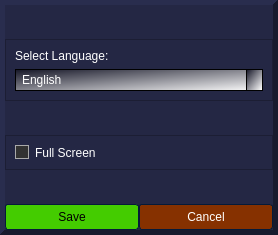
<?xml version="1.0" encoding="UTF-8"?>
<ui version="4.0">
 <class>SettingsWindow</class>
 <widget class="QDialog" name="SettingsWindow">
  <property name="geometry">
   <rect>
    <x>0</x>
    <y>0</y>
    <width>278</width>
    <height>235</height>
   </rect>
  </property>
  <property name="windowTitle">
   <string>Dialog</string>
  </property>
  <property name="styleSheet">
   <string notr="true">/*Copyright (c) DevSec Studio. All rights reserved.

MIT License

Permission is hereby granted, free of charge, to any person obtaining a copy
of this software and associated documentation files (the &quot;Software&quot;), to deal
in the Software without restriction, including without limitation the rights
to use, copy, modify, merge, publish, distribute, sublicense, and/or sell
copies of the Software, and to permit persons to whom the Software is
furnished to do so, subject to the following conditions:

The above copyright notice and this permission notice shall be included in all
copies or substantial portions of the Software.

THE SOFTWARE IS PROVIDED *AS IS*, WITHOUT WARRANTY OF ANY KIND, EXPRESS OR
IMPLIED, INCLUDING BUT NOT LIMITED TO THE WARRANTIES OF MERCHANTABILITY,
FITNESS FOR A PARTICULAR PURPOSE AND NONINFRINGEMENT. IN NO EVENT SHALL THE
AUTHORS OR COPYRIGHT HOLDERS BE LIABLE FOR ANY CLAIM, DAMAGES OR OTHER
LIABILITY, WHETHER IN AN ACTION OF CONTRACT, TORT OR OTHERWISE, ARISING FROM,
OUT OF OR IN CONNECTION WITH THE SOFTWARE OR THE USE OR OTHER DEALINGS IN THE SOFTWARE.
*/

/*-----QWidget-----*/
QWidget
{
	
	background-color: rgb(36, 39, 68);
	color: #fff;
	selection-background-color: rgb(0, 255, 127);
	selection-color: #000;

}


/*-----QLabel-----*/
QLabel
{
	background-color: transparent;
	color: #fff;

}


/*-----QMenuBar-----*/
QMenuBar 
{
	background-color: qlineargradient(spread:repeat, x1:1, y1:0, x2:1, y2:1, stop:0 rgba(57, 57, 57, 255),stop:1 rgba(50, 50, 50, 255));
	border: 1px solid #000;
	color: #fff;

}


QMenuBar::item 
{
	background-color: transparent;

}


QMenuBar::item:selected 
{
	background-color: rgba(183, 134, 32, 20%);
	border: 1px solid #b78620;
	color: #fff;

}


QMenuBar::item:pressed 
{
	background-color: rgb(183, 134, 32);
	border: 1px solid #b78620;
	color: #fff;

}


/*-----QMenu-----*/
QMenu
{
    background-color: qlineargradient(spread:repeat, x1:1, y1:0, x2:1, y2:1, stop:0 rgba(57, 57, 57, 255),stop:1 rgba(50, 50, 50, 255));
    border: 1px solid #222;
    padding: 4px;
	color: #fff;

}


QMenu::item
{
    background-color: transparent;
    padding: 2px 20px 2px 20px;

}


QMenu::separator
{
   	background-color: rgb(183, 134, 32);
	height: 1px;

}


QMenu::item:disabled
{
    color: #555;
    background-color: transparent;
    padding: 2px 20px 2px 20px;

}


QMenu::item:selected
{
	background-color: rgba(183, 134, 32, 20%);
	border: 1px solid #b78620;
	color: #fff;

}


/*-----QToolBar-----*/
QToolBar
{
	background-color: qlineargradient(spread:repeat, x1:1, y1:0, x2:1, y2:1, stop:0 rgba(69, 69, 69, 255),stop:1 rgba(58, 58, 58, 255));
	border-top: none;
	border-bottom: 1px solid #4f4f4f;
	border-left: 1px solid #4f4f4f;
	border-right: 1px solid #4f4f4f;

}


QToolBar::separator
{
	background-color: #2e2e2e;
	width: 1px;

}


/*-----QToolButton-----*/
QToolButton 
{
	background-color: transparent;
	color: #fff;
	padding: 5px;
	padding-left: 8px;
	padding-right: 8px;
	margin-left: 1px;
}


QToolButton:hover
{
	background-color: rgba(183, 134, 32, 20%);
	border: 1px solid #b78620;
	color: #fff;
	
}


QToolButton:pressed
{
	background-color: qlineargradient(spread:repeat, x1:1, y1:0, x2:1, y2:1, stop:0 rgba(57, 57, 57, 255),stop:1 rgba(50, 50, 50, 255));
	border: 1px solid #b78620;

}


QToolButton:checked
{
	background-color: qlineargradient(spread:repeat, x1:1, y1:0, x2:1, y2:1, stop:0 rgba(57, 57, 57, 255),stop:1 rgba(50, 50, 50, 255));
	border: 1px solid #222;
}


/*-----QPushButton-----*/
QPushButton
{
	background-color: qlineargradient(spread:repeat, x1:1, y1:0, x2:1, y2:1, stop:0 rgba(84, 84, 84, 255),stop:1 rgba(59, 59, 59, 255));
	color: #ffffff;
	min-width: 80px;
	border-style: solid;
	border-width: 1px;
	border-radius: 3px;
	border-color: #051a39;
	padding: 5px;

}


QPushButton::flat
{
	background-color: rgb(24, 25, 45);
	color:white;
}


QPushButton::disabled
{
	background-color: #404040;
	color: #656565;
	border-color: #051a39;

}


QPushButton::hover
{
	background-color: rgb(0, 85, 255, 10%);
	border: 1px solid  rgb(0, 85, 255);

}


QPushButton::pressed
{
	background-color: qlineargradient(spread:pad, x1:0.489, y1:0, x2:0.494, y2:1, stop:0.102273 rgba(0, 0, 0, 255), stop:0.880682 rgba(9, 31, 198, 167));
	border: 1px solid #b78620;

}


QPushButton::checked
{
	background-color: qlineargradient(spread:repeat, x1:1, y1:0, x2:1, y2:1, stop:0 rgba(74, 74, 74, 255),stop:1 rgba(49, 49, 49, 255));
	border: 1px solid #222;

}


/*-----QLineEdit-----*/
QLineEdit
{
	background-color: rgb(15, 16, 29);
	color : #eee;
	border: 1px solid rgb(0, 0, 0);;
	border-radius: 2px;

}


/*-----QPlainTExtEdit-----*/
QPlainTextEdit
{
	background-color: #131313;
	color : #eee;
	border: 1px solid #343434;
	border-radius: 2px;
	padding: 3px;
	padding-left: 5px;

}


/*-----QTabBar-----*/
QTabBar::tab
{
	background-color: qlineargradient(spread:repeat, x1:1, y1:0, x2:1, y2:1, stop:0 rgba(84, 84, 84, 255),stop:1 rgba(59, 59, 59, 255));
	color: #ffffff;
	border-style: solid;
	border-width: 1px;
	border-color: #666;
	border-bottom: none;
	padding: 5px;
	padding-left: 15px;
	padding-right: 15px;

}


QTabWidget::pane 
{
	background-color: red;
	border: 1px solid #666;
	top: 1px;

}


QTabBar::tab:last
{
	margin-right: 0; 

}


QTabBar::tab:first:!selected
{
	background-color: #0c0c0d;
	margin-left: 0px;

}


QTabBar::tab:!selected
{
	color: #b1b1b1;
	border-bottom-style: solid;
	background-color: #0c0c0d;

}


QTabBar::tab:selected
{
	margin-bottom: 0px;

}


QTabBar::tab:!selected:hover
{
	border-top-color: #b78620;

}


/*-----QComboBox-----*/
QComboBox
{
	background-color: qlineargradient(spread:pad, x1:0, y1:0, x2:1, y2:1, stop:0 rgba(18, 19, 36, 255), stop:1 rgba(255, 255, 255, 255));
    border: 1px solid #000;
    padding-left: 6px;
    color: #ffffff;
    height: 20px;

}


QComboBox::disabled
{
	background-color: #404040;
	color: #656565;
	border-color: #051a39;

}


QComboBox:on
{
    background-color: #b78620;
	color: #000;

}


QComboBox QAbstractItemView
{
    
	background-color: rgb(89, 90, 102);
    color: #ffffff;
    border: 1px solid black;
    selection-background-color: #b78620;
    outline: 0;

}


QComboBox::drop-down
{
	background-color: qlineargradient(spread:pad, x1:0, y1:0, x2:1, y2:1, stop:0 rgba(18, 19, 36, 255), stop:1 rgba(255, 255, 255, 255));
    subcontrol-origin: padding;
    subcontrol-position: top right;
    width: 15px;
    border-left-width: 1px;
    border-left-color: black;
    border-left-style: solid; 

}


QComboBox::down-arrow
{
    image: url(://arrow-down.png);
    width: 8px;
    height: 8px;
}


/*-----QSpinBox &amp; QDateTimeEdit-----*/
QSpinBox,
QDateTimeEdit 
{
    background-color: #131313;
	color : #eee;
	border: 1px solid #343434;
	padding: 3px;
	padding-left: 5px;
    border-radius : 2px;

}


QSpinBox::up-button, 
QDateTimeEdit::up-button
{
	border-top-right-radius:2px;
	background-color: #777777;
    width: 16px; 
    border-width: 1px;

}


QSpinBox::up-button:hover, 
QDateTimeEdit::up-button:hover
{
	background-color: #585858;

}


QSpinBox::up-button:pressed, 
QDateTimeEdit::up-button:pressed
{
	background-color: #252525;
    width: 16px; 
    border-width: 1px;

}


QSpinBox::up-arrow,
QDateTimeEdit::up-arrow
{
    image: url(://arrow-up.png);
    width: 7px;
    height: 7px;

}


QSpinBox::down-button, 
QDateTimeEdit::down-button
{
	border-bottom-right-radius:2px;
	background-color: #777777;
    width: 16px; 
    border-width: 1px;

}


QSpinBox::down-button:hover, 
QDateTimeEdit::down-button:hover
{
	background-color: #585858;

}


QSpinBox::down-button:pressed, 
QDateTimeEdit::down-button:pressed
{
	background-color: #252525;
    width: 16px; 
    border-width: 1px;

}


QSpinBox::down-arrow,
QDateTimeEdit::down-arrow
{
    image: url(://arrow-down.png);
    width: 7px;
    height: 7px;

}


/*-----QGroupBox-----*/
QGroupBox 
{
    border: 1px solid;
    border-color: #666666;
	border-radius: 5px;
    margin-top: 20px;

}


QGroupBox::title  
{
    background-color: transparent;
    color: #eee;
    subcontrol-origin: margin;
    padding: 5px;
	border-top-left-radius: 3px;
	border-top-right-radius: 3px;

}


/*-----QHeaderView-----*/
QHeaderView::section
{
    
	background-color: qlineargradient(spread:pad, x1:0.494, y1:0, x2:0.506, y2:1, stop:0.323864 rgba(18, 19, 36, 255), stop:1 rgba(102, 102, 102, 255));
	border: 1px solid #000;
    color: #fff;
    text-align: left;
	padding: 4px;
	
}

QTableCornerButton::section {
	background-color: qlineargradient(spread:pad, x1:0.494, y1:0, x2:0.506, y2:1, stop:0.323864 rgba(18, 19, 36, 255), stop:1 rgba(102, 102, 102, 255));
	border: 1px solid #000;
    color: #fff;
	padding: 4px;
}

QHeaderView::section:disabled
{
    background-color: #525251;
    color: #656565;

}


QHeaderView::section:checked
{
    background-color: qlineargradient(spread:repeat, x1:1, y1:0, x2:1, y2:1, stop:0 rgba(60, 60, 60, 255),stop:1 rgba(50, 50, 50, 255));
    color: #fff;

}


QHeaderView::section::vertical::first,
QHeaderView::section::vertical::only-one
{
    border-top: 1px solid #353635;

}


QHeaderView::section::vertical
{
    border-top: 1px solid #353635;

}


QHeaderView::section::horizontal::first,
QHeaderView::section::horizontal::only-one
{
    border-left: 1px solid #353635;

}


QHeaderView::section::horizontal
{
    border-left: 1px solid #353635;

}


/*-----QTreeWidget-----*/
QTreeView
{
	show-decoration-selected: 1;
	alternate-background-color: #3a3a3a;
	selection-color: #fff;
	background-color: #2d2d2d;
	border: 1px solid gray;
	padding-top : 5px;
	color: #fff;
	font: 8pt;

}


QTreeView::item:selected
{
	color:#fff;
	background-color: #b78620;
	border-radius: 0px;

}


QTreeView::item:!selected:hover
{
    background-color: #262626;
    border: none;
    color: white;

}


QTreeView::branch:has-children:!has-siblings:closed,
QTreeView::branch:closed:has-children:has-siblings 
{
	image: url(://tree-closed.png);

}


QTreeView::branch:open:has-children:!has-siblings,
QTreeView::branch:open:has-children:has-siblings  
{
	image: url(://tree-open.png);

}


/*-----QListView-----*/
QListView 
{
	background-color: qlineargradient(spread:repeat, x1:1, y1:0, x2:1, y2:1, stop:0 rgba(83, 83, 83, 255),stop:0.293269 rgba(81, 81, 81, 255),stop:0.634615 rgba(79, 79, 79, 255),stop:1 rgba(83, 83, 83, 255));
    border: black;
    color: white;
    show-decoration-selected: 1; 
    outline: 0;
	border: 1px solid gray;

}


QListView::disabled 
{
	background-color: #656565;
	color: #1b1b1b;
    border: 1px solid #656565;

}


QListView::item 
{
	background-color: #2d2d2d;
    padding: 1px;

}


QListView::item:alternate 
{
    background-color: #3a3a3a;

}


QListView::item:selected 
{
	background-color: #b78620;
	border: 1px solid #b78620;
	color: #fff;

}


QListView::item:selected:!active 
{
	background-color: #b78620;
	border: 1px solid #b78620;
	color: #fff;

}


QListView::item:selected:active 
{
	background-color: #b78620;
	border: 1px solid #b78620;
	color: #fff;

}


QListView::item:hover {
    background-color: #262626;
    border: none;
    color: white;

}


/*-----QCheckBox-----*/
QCheckBox
{
	background-color: transparent;
   color:rgb(15, 16, 29)
	border: none;

}


QCheckBox::indicator
{
    background-color: #323232;
    border: 1px solid darkgray;
    width: 12px;
    height: 12px;

}


QCheckBox::indicator:checked
{
    image:url(&quot;./ressources/check.png&quot;);
	background-color: #b78620;
    border: 1px solid #3a546e;

}


QCheckBox::indicator:unchecked:hover
{
	border: 1px solid #b78620; 

}


QCheckBox::disabled
{
	color: #656565;

}


QCheckBox::indicator:disabled
{
	background-color: #656565;
	color: #656565;
    border: 1px solid #656565;

}


/*-----QRadioButton-----*/
QRadioButton 
{
	color: lightgray;
	background-color: transparent;

}


QRadioButton::indicator::unchecked:hover 
{
	background-color: lightgray;
	border: 2px solid #b78620;
	border-radius: 6px;
}


QRadioButton::indicator::checked 
{
	border: 2px solid #b78620;
	border-radius: 6px;
	background-color: rgba(183,134,32,20%);  
	width: 9px; 
	height: 9px; 

}


/*-----QSlider-----*/
QSlider::groove:horizontal 
{
	background-color: transparent;
	height: 3px;

}


QSlider::sub-page:horizontal 
{
	background-color: #b78620;

}


QSlider::add-page:horizontal 
{
	background-color: #131313;

}


QSlider::handle:horizontal 
{
	background-color: #b78620;
	width: 14px;
	margin-top: -6px;
	margin-bottom: -6px;
	border-radius: 6px;

}


QSlider::handle:horizontal:hover 
{
	background-color: #d89e25;
	border-radius: 6px;

}


QSlider::sub-page:horizontal:disabled 
{
	background-color: #bbb;
	border-color: #999;

}


QSlider::add-page:horizontal:disabled 
{
	background-color: #eee;
	border-color: #999;

}


QSlider::handle:horizontal:disabled 
{
	background-color: #eee;
	border: 1px solid #aaa;
	border-radius: 3px;

}


/*-----QScrollBar-----*/
QScrollBar:horizontal
{
    border: 1px solid #222222;
    background-color: #3d3d3d;
    height: 15px;
    margin: 0px 16px 0 16px;

}


QScrollBar::handle:horizontal
{
	background-color: qlineargradient(spread:repeat, x1:1, y1:0, x2:1, y2:1, stop:0 rgba(97, 97, 97, 255),stop:1 rgba(90, 90, 90, 255));
	border: 1px solid #2d2d2d;
    min-height: 20px;

}


QScrollBar::add-line:horizontal
{
	background-color: qlineargradient(spread:repeat, x1:1, y1:0, x2:1, y2:1, stop:0 rgba(97, 97, 97, 255),stop:1 rgba(90, 90, 90, 255));
	border: 1px solid #2d2d2d;
    width: 15px;
    subcontrol-position: right;
    subcontrol-origin: margin;

}


QScrollBar::sub-line:horizontal
{
	background-color: qlineargradient(spread:repeat, x1:1, y1:0, x2:1, y2:1, stop:0 rgba(97, 97, 97, 255),stop:1 rgba(90, 90, 90, 255));
	border: 1px solid #2d2d2d;
    width: 15px;
    subcontrol-position: left;
    subcontrol-origin: margin;

}


QScrollBar::right-arrow:horizontal
{
    image: url(://arrow-right.png);
    width: 6px;
    height: 6px;

}


QScrollBar::left-arrow:horizontal
{
    image: url(://arrow-left.png);
    width: 6px;
    height: 6px;

}


QScrollBar::add-page:horizontal, QScrollBar::sub-page:horizontal
{
    background: none;

}


QScrollBar:vertical
{
    background-color: #3d3d3d;
    width: 16px;
	border: 1px solid #2d2d2d;
    margin: 16px 0px 16px 0px;

}


QScrollBar::handle:vertical
{
    background-color: qlineargradient(spread:repeat, x1:1, y1:0, x2:1, y2:1, stop:0 rgba(97, 97, 97, 255),stop:1 rgba(90, 90, 90, 255));
	border: 1px solid #2d2d2d;
    min-height: 20px;

}


QScrollBar::add-line:vertical
{
	background-color: qlineargradient(spread:repeat, x1:1, y1:0, x2:1, y2:1, stop:0 rgba(97, 97, 97, 255),stop:1 rgba(90, 90, 90, 255));
	border: 1px solid #2d2d2d;
    height: 15px;
    subcontrol-position: bottom;
    subcontrol-origin: margin;

}


QScrollBar::sub-line:vertical
{
	background-color: qlineargradient(spread:repeat, x1:1, y1:0, x2:1, y2:1, stop:0 rgba(97, 97, 97, 255),stop:1 rgba(90, 90, 90, 255));
	border: 1px solid #2d2d2d;
    height: 15px;
    subcontrol-position: top;
    subcontrol-origin: margin;

}


QScrollBar::up-arrow:vertical
{
    image: url(://arrow-up.png);
    width: 6px;
    height: 6px;

}


QScrollBar::down-arrow:vertical
{
    image: url(://arrow-down.png);
    width: 6px;
    height: 6px;

}


QScrollBar::add-page:vertical, QScrollBar::sub-page:vertical
{
    background: none;

}


/*-----QProgressBar-----*/
QProgressBar
{
    border: 1px solid #666666;
    text-align: center;
	color: #000;
	font-weight: bold;

}


QProgressBar::chunk
{
    background-color: #b78620;
    width: 30px;
    margin: 0.5px;

}

</string>
  </property>
  <layout class="QVBoxLayout" name="verticalLayout_2">
   <property name="spacing">
    <number>0</number>
   </property>
   <property name="leftMargin">
    <number>0</number>
   </property>
   <property name="topMargin">
    <number>0</number>
   </property>
   <property name="rightMargin">
    <number>0</number>
   </property>
   <property name="bottomMargin">
    <number>0</number>
   </property>
   <item>
    <widget class="QFrame" name="settings_frame">
     <property name="frameShape">
      <enum>QFrame::Panel</enum>
     </property>
     <property name="frameShadow">
      <enum>QFrame::Raised</enum>
     </property>
     <property name="lineWidth">
      <number>5</number>
     </property>
     <property name="midLineWidth">
      <number>5</number>
     </property>
     <layout class="QVBoxLayout" name="verticalLayout" stretch="0,0">
      <property name="spacing">
       <number>0</number>
      </property>
      <property name="leftMargin">
       <number>0</number>
      </property>
      <property name="topMargin">
       <number>0</number>
      </property>
      <property name="rightMargin">
       <number>0</number>
      </property>
      <property name="bottomMargin">
       <number>0</number>
      </property>
      <item>
       <widget class="QFrame" name="options_frame">
        <property name="frameShape">
         <enum>QFrame::NoFrame</enum>
        </property>
        <property name="frameShadow">
         <enum>QFrame::Plain</enum>
        </property>
        <property name="lineWidth">
         <number>0</number>
        </property>
        <property name="midLineWidth">
         <number>0</number>
        </property>
        <layout class="QVBoxLayout" name="verticalLayout_3" stretch="2,0">
         <property name="spacing">
          <number>0</number>
         </property>
         <property name="leftMargin">
          <number>0</number>
         </property>
         <property name="topMargin">
          <number>0</number>
         </property>
         <property name="rightMargin">
          <number>0</number>
         </property>
         <property name="bottomMargin">
          <number>0</number>
         </property>
         <item>
          <widget class="QFrame" name="language_frame">
           <property name="sizePolicy">
            <sizepolicy hsizetype="Minimum" vsizetype="Maximum">
             <horstretch>0</horstretch>
             <verstretch>0</verstretch>
            </sizepolicy>
           </property>
           <property name="frameShape">
            <enum>QFrame::StyledPanel</enum>
           </property>
           <property name="frameShadow">
            <enum>QFrame::Raised</enum>
           </property>
           <layout class="QVBoxLayout" name="verticalLayout_4">
            <item>
             <widget class="QLabel" name="label">
              <property name="sizePolicy">
               <sizepolicy hsizetype="Maximum" vsizetype="Maximum">
                <horstretch>0</horstretch>
                <verstretch>0</verstretch>
               </sizepolicy>
              </property>
              <property name="text">
               <string>Select Language:</string>
              </property>
             </widget>
            </item>
            <item>
             <widget class="QComboBox" name="language_combo">
              <item>
               <property name="text">
                <string>English</string>
               </property>
              </item>
              <item>
               <property name="text">
                <string>Bosnian</string>
               </property>
              </item>
             </widget>
            </item>
           </layout>
          </widget>
         </item>
         <item>
          <widget class="QFrame" name="fullscreen_frame">
           <property name="sizePolicy">
            <sizepolicy hsizetype="Minimum" vsizetype="Maximum">
             <horstretch>0</horstretch>
             <verstretch>0</verstretch>
            </sizepolicy>
           </property>
           <property name="frameShape">
            <enum>QFrame::StyledPanel</enum>
           </property>
           <property name="frameShadow">
            <enum>QFrame::Raised</enum>
           </property>
           <layout class="QVBoxLayout" name="verticalLayout_5">
            <item>
             <widget class="QCheckBox" name="full_screen_check">
              <property name="sizePolicy">
               <sizepolicy hsizetype="Minimum" vsizetype="Fixed">
                <horstretch>0</horstretch>
                <verstretch>0</verstretch>
               </sizepolicy>
              </property>
              <property name="text">
               <string>Full Screen</string>
              </property>
              <property name="checked">
               <bool>false</bool>
              </property>
             </widget>
            </item>
           </layout>
          </widget>
         </item>
        </layout>
       </widget>
      </item>
      <item>
       <widget class="QFrame" name="buttons_frame">
        <property name="frameShape">
         <enum>QFrame::NoFrame</enum>
        </property>
        <property name="frameShadow">
         <enum>QFrame::Plain</enum>
        </property>
        <property name="lineWidth">
         <number>0</number>
        </property>
        <property name="midLineWidth">
         <number>0</number>
        </property>
        <layout class="QHBoxLayout" name="horizontalLayout_2" stretch="0,0">
         <property name="spacing">
          <number>0</number>
         </property>
         <property name="leftMargin">
          <number>0</number>
         </property>
         <property name="topMargin">
          <number>0</number>
         </property>
         <property name="rightMargin">
          <number>0</number>
         </property>
         <property name="bottomMargin">
          <number>0</number>
         </property>
         <item>
          <widget class="QPushButton" name="save_settings_button">
           <property name="styleSheet">
            <string notr="true">QPushButton::flat
{
	background-color: rgb(68, 204, 0);
	color:black;
}

QPushButton::hover
{
	background-color: rgba(0, 85, 255, 20%);
	color:white;
	border: 1px solid  rgb(0, 85, 255);

}


QPushButton::pressed
{
	background-color: qlineargradient(spread:pad, x1:0.489, y1:0, x2:0.494, y2:1, stop:0.102273 rgba(0, 0, 0, 255), stop:0.880682 rgba(9, 31, 198, 167));
	border: 1px solid #b78620;

}</string>
           </property>
           <property name="text">
            <string>Save</string>
           </property>
           <property name="flat">
            <bool>true</bool>
           </property>
          </widget>
         </item>
         <item>
          <widget class="QPushButton" name="cancel_settings_button">
           <property name="styleSheet">
            <string notr="true">QPushButton::flat
{
	
	background-color: rgb(134, 49, 0);
	color:white;
}

QPushButton::hover
{
	background-color: rgba(0, 85, 255, 20%);
	border: 1px solid  rgb(0, 85, 255);

}


QPushButton::pressed
{
	background-color: qlineargradient(spread:pad, x1:0.489, y1:0, x2:0.494, y2:1, stop:0.102273 rgba(0, 0, 0, 255), stop:0.880682 rgba(9, 31, 198, 167));
	border: 1px solid #b78620;

}</string>
           </property>
           <property name="text">
            <string>Cancel</string>
           </property>
           <property name="flat">
            <bool>true</bool>
           </property>
          </widget>
         </item>
        </layout>
       </widget>
      </item>
     </layout>
    </widget>
   </item>
  </layout>
 </widget>
 <resources/>
 <connections/>
</ui>
